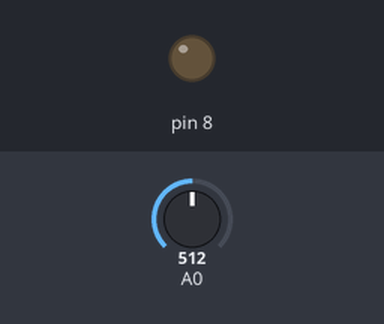
The sketch below on a simulated Arduino Uno, built with avr-gcc and run on an emulated ATmega328P. Shown: output pins drawn as LEDs (lit = HIGH). The test bench sets the inputs (shaded band); at power-on: A0 = 512.

Above: at 0.15 s.
At 1.2 s:
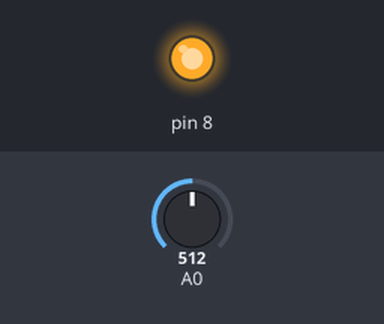
1.3 s: A0 set to 716
At 2.4 s:
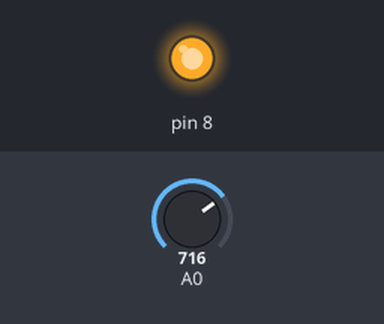
Timing chart, 0 to 4.3 s (numbered marks = the images above; inputs shaded):
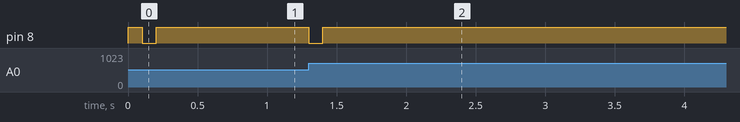

Measured:
- after the input at 1.3 s, pin 8: HIGH → LOW at once, → HIGH 0.10 s later

The sketch:

Blink_Led_Pot.ino
```cpp
void check_pot(){
  static int prev_pot_val = 250;
  static bool led_state = HIGH;
  int pot_val = analogRead(A0);
  int pot_dif = pot_val - prev_pot_val;
  if(pot_dif < 0 ) pot_dif *= -1;

  static unsigned long last = 0;
  const int period = 100;
  if( (millis()-last) > period ){
    if(pot_dif > 5){
      prev_pot_val = pot_val;
      led_state = !led_state;
      last = millis();
    }else if(!led_state){
      led_state = HIGH;
      last = millis();
    }
  }
  if(led_state) digitalWrite(8,HIGH);
  else          digitalWrite(8,LOW);
}

void setup() {
  pinMode(A0,INPUT);
  pinMode(8,OUTPUT);

}

void loop() {
  check_pot();
}
```
